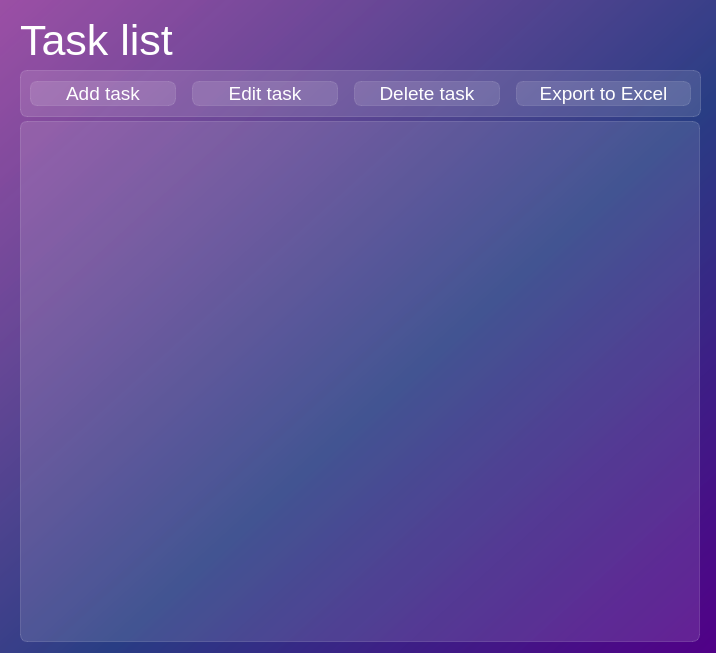
<?xml version="1.0" encoding="UTF-8"?>
<ui version="4.0">
 <class>MainWindow</class>
 <widget class="QMainWindow" name="MainWindow">
  <property name="enabled">
   <bool>true</bool>
  </property>
  <property name="geometry">
   <rect>
    <x>0</x>
    <y>0</y>
    <width>716</width>
    <height>653</height>
   </rect>
  </property>
  <property name="sizePolicy">
   <sizepolicy hsizetype="Fixed" vsizetype="Fixed">
    <horstretch>0</horstretch>
    <verstretch>0</verstretch>
   </sizepolicy>
  </property>
  <property name="minimumSize">
   <size>
    <width>716</width>
    <height>653</height>
   </size>
  </property>
  <property name="maximumSize">
   <size>
    <width>716</width>
    <height>653</height>
   </size>
  </property>
  <property name="windowTitle">
   <string>ToDo Application</string>
  </property>
  <property name="windowIcon">
   <iconset resource="res_rc.qrc">
    <normaloff>:/icon/icons/main_icon.png</normaloff>:/icon/icons/main_icon.png</iconset>
  </property>
  <property name="styleSheet">
   <string notr="true">background-color:qlineargradient(spread:pad, x1:1, y1:1, x2:0, y2:0, stop:0 rgba(81, 0, 135, 255), stop:0.427447 rgba(41, 61, 132, 235), stop:1 rgba(155, 79, 165, 255));
font-family: Segoe UI</string>
  </property>
  <property name="toolButtonStyle">
   <enum>Qt::ToolButtonIconOnly</enum>
  </property>
  <widget class="QWidget" name="centralwidget">
   <property name="sizePolicy">
    <sizepolicy hsizetype="Preferred" vsizetype="Preferred">
     <horstretch>1</horstretch>
     <verstretch>1</verstretch>
    </sizepolicy>
   </property>
   <property name="minimumSize">
    <size>
     <width>716</width>
     <height>653</height>
    </size>
   </property>
   <property name="maximumSize">
    <size>
     <width>716</width>
     <height>653</height>
    </size>
   </property>
   <property name="sizeIncrement">
    <size>
     <width>716</width>
     <height>653</height>
    </size>
   </property>
   <property name="baseSize">
    <size>
     <width>716</width>
     <height>653</height>
    </size>
   </property>
   <widget class="QLabel" name="lbl_name_tasklist">
    <property name="enabled">
     <bool>true</bool>
    </property>
    <property name="geometry">
     <rect>
      <x>20</x>
      <y>10</y>
      <width>161</width>
      <height>61</height>
     </rect>
    </property>
    <property name="font">
     <font>
      <family>Segoe UI</family>
      <pointsize>32</pointsize>
     </font>
    </property>
    <property name="styleSheet">
     <string notr="true">background-color: transparent;
color: white;</string>
    </property>
    <property name="text">
     <string>Task list</string>
    </property>
    <property name="buddy">
     <cstring>buttons</cstring>
    </property>
   </widget>
   <widget class="QTableView" name="tbl_tasklist">
    <property name="geometry">
     <rect>
      <x>20</x>
      <y>121</y>
      <width>680</width>
      <height>521</height>
     </rect>
    </property>
    <property name="styleSheet">
     <string notr="true">QTableView {
border-radius: 7px;
background-color: rgba(255,255,255,30);
border: 1px solid rgba(255,255,255,40);
}
QTableView::section {
background-color: rgba(53,53,53);
border: none;
color:white;
height: 50px;
font-size: 14pt
}

QTableView::item {
border-style: none;
border-bottom: rgba(255,255,255,50);
}

QTableView::item:selected {
border: none;
color: rgba(255,255,255);
background-color: rgba(255,255,255,50);
}
</string>
    </property>
    <attribute name="horizontalHeaderDefaultSectionSize">
     <number>110</number>
    </attribute>
    <attribute name="horizontalHeaderMinimumSectionSize">
     <number>50</number>
    </attribute>
   </widget>
   <widget class="QFrame" name="buttons">
    <property name="enabled">
     <bool>true</bool>
    </property>
    <property name="geometry">
     <rect>
      <x>20</x>
      <y>70</y>
      <width>681</width>
      <height>47</height>
     </rect>
    </property>
    <property name="font">
     <font>
      <family>Segoe UI</family>
      <kerning>true</kerning>
     </font>
    </property>
    <property name="styleSheet">
     <string notr="true">background-color:rgba(255,255,255,30);
border:1px solid rgba(255,255,255,40);
border-radius: 7px;</string>
    </property>
    <layout class="QHBoxLayout" name="horizontalLayout">
     <property name="spacing">
      <number>16</number>
     </property>
     <item>
      <widget class="QPushButton" name="btn_add_task">
       <property name="sizePolicy">
        <sizepolicy hsizetype="Minimum" vsizetype="Fixed">
         <horstretch>10</horstretch>
         <verstretch>0</verstretch>
        </sizepolicy>
       </property>
       <property name="font">
        <font>
         <family>Segoe UI</family>
         <pointsize>14</pointsize>
         <weight>50</weight>
         <italic>false</italic>
         <bold>false</bold>
         <stylestrategy>PreferDefault</stylestrategy>
        </font>
       </property>
       <property name="styleSheet">
        <string notr="true">QPushButton{
color: white;
backgroundr-color:rgba(255,255,255,30);
border: 1px solid rgba(255,255,255,30);
border-radius: 7px;
}
QPushButton:hover{
background-color: rgba(255,255,255,40);
}
QPushButton:pressed{
background-color: rgba(255,255,255,70);
}
</string>
       </property>
       <property name="text">
        <string>Add task</string>
       </property>
       <property name="icon">
        <iconset resource="res_rc.qrc">
         <normaloff>:/icon/icons/add.png</normaloff>:/icon/icons/add.png</iconset>
       </property>
      </widget>
     </item>
     <item>
      <widget class="QPushButton" name="btn_edit_task">
       <property name="sizePolicy">
        <sizepolicy hsizetype="Minimum" vsizetype="Fixed">
         <horstretch>10</horstretch>
         <verstretch>0</verstretch>
        </sizepolicy>
       </property>
       <property name="font">
        <font>
         <family>Segoe UI</family>
         <pointsize>14</pointsize>
         <weight>50</weight>
         <italic>false</italic>
         <bold>false</bold>
         <stylestrategy>PreferDefault</stylestrategy>
        </font>
       </property>
       <property name="styleSheet">
        <string notr="true">QPushButton{
color: white;
backgroundr-color:rgba(255,255,255,30);
border: 1px solid rgba(255,255,255,30);
border-radius: 7px;
}
QPushButton:hover{
background-color: rgba(255,255,255,40);
}
QPushButton:pressed{
background-color: rgba(255,255,255,70);
}</string>
       </property>
       <property name="text">
        <string>Edit task</string>
       </property>
       <property name="icon">
        <iconset resource="res_rc.qrc">
         <normaloff>:/icon/icons/edit.png</normaloff>:/icon/icons/edit.png</iconset>
       </property>
      </widget>
     </item>
     <item>
      <widget class="QPushButton" name="btn_delete_task">
       <property name="sizePolicy">
        <sizepolicy hsizetype="Preferred" vsizetype="Fixed">
         <horstretch>10</horstretch>
         <verstretch>0</verstretch>
        </sizepolicy>
       </property>
       <property name="font">
        <font>
         <family>Segoe UI</family>
         <pointsize>14</pointsize>
         <weight>50</weight>
         <italic>false</italic>
         <bold>false</bold>
         <stylestrategy>PreferDefault</stylestrategy>
        </font>
       </property>
       <property name="styleSheet">
        <string notr="true">QPushButton{
color: white;
backgroundr-color:rgba(255,255,255,30);
border: 1px solid rgba(255,255,255,30);
border-radius: 7px;
}
QPushButton:hover{
background-color: rgba(255,255,255,40);
}
QPushButton:pressed{
background-color: rgba(255,255,255,70);
}</string>
       </property>
       <property name="text">
        <string>Delete task</string>
       </property>
       <property name="icon">
        <iconset resource="res_rc.qrc">
         <normaloff>:/icon/icons/delete.png</normaloff>:/icon/icons/delete.png</iconset>
       </property>
      </widget>
     </item>
     <item>
      <widget class="QPushButton" name="btn_export_xls">
       <property name="sizePolicy">
        <sizepolicy hsizetype="Minimum" vsizetype="Fixed">
         <horstretch>12</horstretch>
         <verstretch>0</verstretch>
        </sizepolicy>
       </property>
       <property name="palette">
        <palette>
         <active>
          <colorrole role="WindowText">
           <brush brushstyle="SolidPattern">
            <color alpha="255">
             <red>255</red>
             <green>255</green>
             <blue>255</blue>
            </color>
           </brush>
          </colorrole>
          <colorrole role="Button">
           <brush brushstyle="SolidPattern">
            <color alpha="30">
             <red>255</red>
             <green>255</green>
             <blue>255</blue>
            </color>
           </brush>
          </colorrole>
          <colorrole role="Text">
           <brush brushstyle="SolidPattern">
            <color alpha="255">
             <red>255</red>
             <green>255</green>
             <blue>255</blue>
            </color>
           </brush>
          </colorrole>
          <colorrole role="ButtonText">
           <brush brushstyle="SolidPattern">
            <color alpha="255">
             <red>255</red>
             <green>255</green>
             <blue>255</blue>
            </color>
           </brush>
          </colorrole>
          <colorrole role="Base">
           <brush brushstyle="SolidPattern">
            <color alpha="30">
             <red>255</red>
             <green>255</green>
             <blue>255</blue>
            </color>
           </brush>
          </colorrole>
          <colorrole role="Window">
           <brush brushstyle="SolidPattern">
            <color alpha="30">
             <red>255</red>
             <green>255</green>
             <blue>255</blue>
            </color>
           </brush>
          </colorrole>
         </active>
         <inactive>
          <colorrole role="WindowText">
           <brush brushstyle="SolidPattern">
            <color alpha="255">
             <red>255</red>
             <green>255</green>
             <blue>255</blue>
            </color>
           </brush>
          </colorrole>
          <colorrole role="Button">
           <brush brushstyle="SolidPattern">
            <color alpha="30">
             <red>255</red>
             <green>255</green>
             <blue>255</blue>
            </color>
           </brush>
          </colorrole>
          <colorrole role="Text">
           <brush brushstyle="SolidPattern">
            <color alpha="255">
             <red>255</red>
             <green>255</green>
             <blue>255</blue>
            </color>
           </brush>
          </colorrole>
          <colorrole role="ButtonText">
           <brush brushstyle="SolidPattern">
            <color alpha="255">
             <red>255</red>
             <green>255</green>
             <blue>255</blue>
            </color>
           </brush>
          </colorrole>
          <colorrole role="Base">
           <brush brushstyle="SolidPattern">
            <color alpha="30">
             <red>255</red>
             <green>255</green>
             <blue>255</blue>
            </color>
           </brush>
          </colorrole>
          <colorrole role="Window">
           <brush brushstyle="SolidPattern">
            <color alpha="30">
             <red>255</red>
             <green>255</green>
             <blue>255</blue>
            </color>
           </brush>
          </colorrole>
         </inactive>
         <disabled>
          <colorrole role="WindowText">
           <brush brushstyle="SolidPattern">
            <color alpha="255">
             <red>255</red>
             <green>255</green>
             <blue>255</blue>
            </color>
           </brush>
          </colorrole>
          <colorrole role="Button">
           <brush brushstyle="SolidPattern">
            <color alpha="30">
             <red>255</red>
             <green>255</green>
             <blue>255</blue>
            </color>
           </brush>
          </colorrole>
          <colorrole role="Text">
           <brush brushstyle="SolidPattern">
            <color alpha="255">
             <red>255</red>
             <green>255</green>
             <blue>255</blue>
            </color>
           </brush>
          </colorrole>
          <colorrole role="ButtonText">
           <brush brushstyle="SolidPattern">
            <color alpha="255">
             <red>255</red>
             <green>255</green>
             <blue>255</blue>
            </color>
           </brush>
          </colorrole>
          <colorrole role="Base">
           <brush brushstyle="SolidPattern">
            <color alpha="30">
             <red>255</red>
             <green>255</green>
             <blue>255</blue>
            </color>
           </brush>
          </colorrole>
          <colorrole role="Window">
           <brush brushstyle="SolidPattern">
            <color alpha="30">
             <red>255</red>
             <green>255</green>
             <blue>255</blue>
            </color>
           </brush>
          </colorrole>
         </disabled>
        </palette>
       </property>
       <property name="font">
        <font>
         <family>Segoe UI</family>
         <pointsize>14</pointsize>
         <weight>50</weight>
         <italic>false</italic>
         <bold>false</bold>
         <stylestrategy>PreferDefault</stylestrategy>
        </font>
       </property>
       <property name="styleSheet">
        <string notr="true">QPushButton{
color: white;
backgroundr-color:rgba(255,255,255,30);
border: 1px solid rgba(255,255,255,30);
border-radius: 7px;
}
QPushButton:hover{
background-color: rgba(255,255,255,40);
}
QPushButton:pressed{
background-color: rgba(255,255,255,70);
}</string>
       </property>
       <property name="text">
        <string>Export to Excel</string>
       </property>
       <property name="icon">
        <iconset resource="res_rc.qrc">
         <normaloff>:/icon/icons/export.png</normaloff>:/icon/icons/export.png</iconset>
       </property>
      </widget>
     </item>
    </layout>
   </widget>
  </widget>
 </widget>
 <resources>
  <include location="res_rc.qrc"/>
 </resources>
 <connections/>
</ui>
